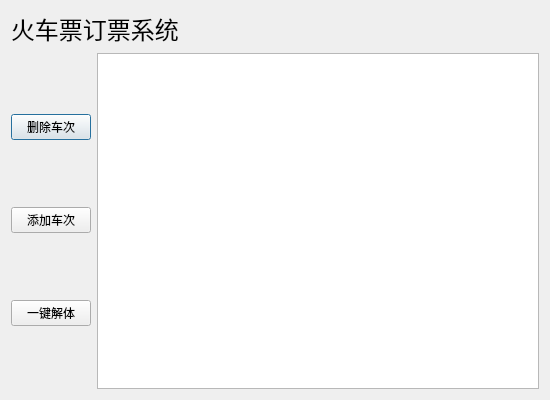
<?xml version="1.0" encoding="UTF-8"?>
<ui version="4.0">
 <class>adminmainwindow</class>
 <widget class="QDialog" name="adminmainwindow">
  <property name="geometry">
   <rect>
    <x>0</x>
    <y>0</y>
    <width>550</width>
    <height>400</height>
   </rect>
  </property>
  <property name="windowTitle">
   <string>Dialog</string>
  </property>
  <layout class="QVBoxLayout" name="verticalLayout_2">
   <item>
    <widget class="QLabel" name="label">
     <property name="font">
      <font>
       <family>微软雅黑 Light</family>
       <pointsize>18</pointsize>
      </font>
     </property>
     <property name="text">
      <string>火车票订票系统</string>
     </property>
    </widget>
   </item>
   <item>
    <layout class="QHBoxLayout" name="horizontalLayout">
     <item>
      <layout class="QVBoxLayout" name="verticalLayout">
       <item>
        <widget class="QPushButton" name="pushButton">
         <property name="text">
          <string>删除车次</string>
         </property>
        </widget>
       </item>
       <item>
        <widget class="QPushButton" name="pushButton_2">
         <property name="text">
          <string>添加车次</string>
         </property>
        </widget>
       </item>
       <item>
        <widget class="QPushButton" name="pushButton_4">
         <property name="text">
          <string>一键解体</string>
         </property>
        </widget>
       </item>
      </layout>
     </item>
     <item>
      <widget class="QTextBrowser" name="textBrowser"/>
     </item>
    </layout>
   </item>
  </layout>
 </widget>
 <resources/>
 <connections/>
</ui>
